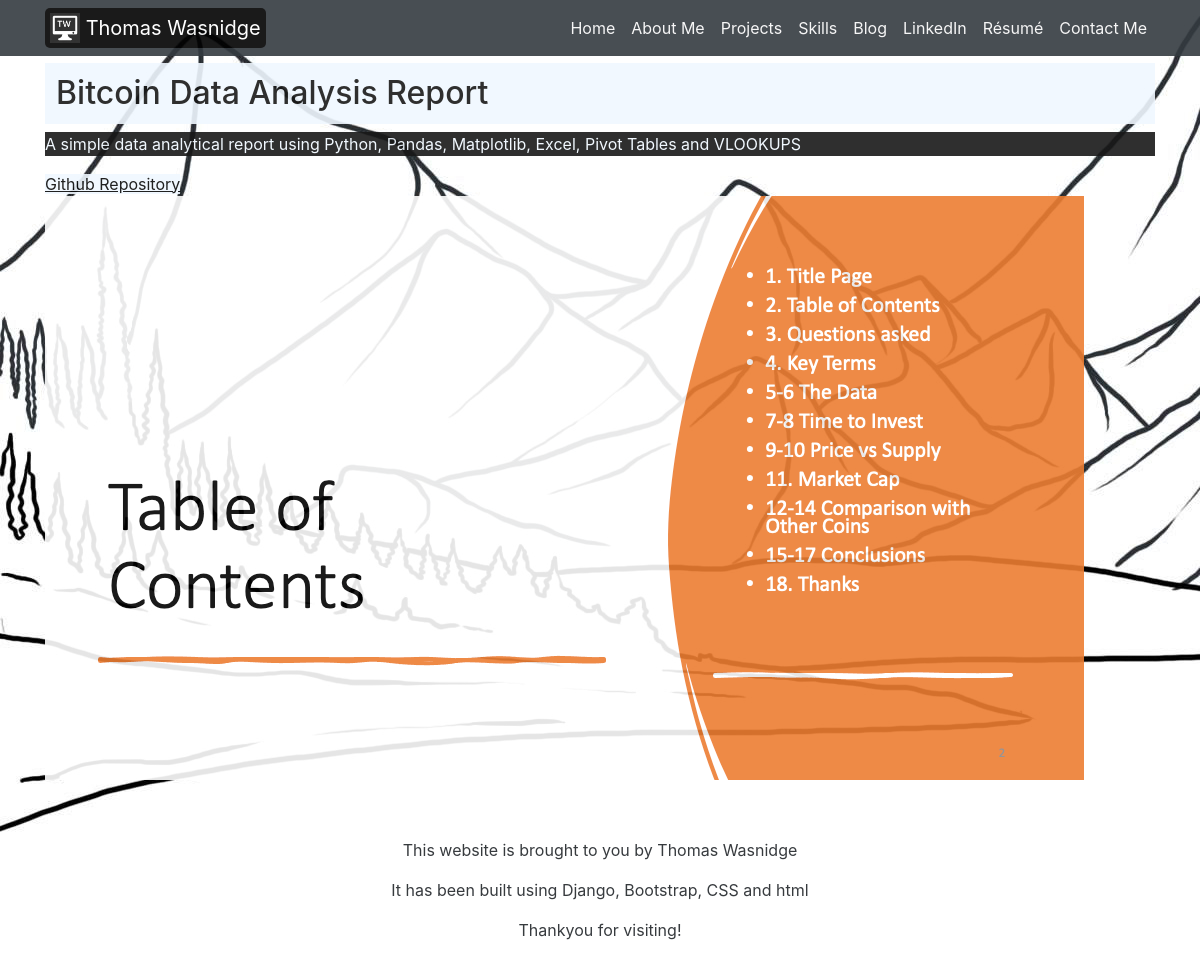
The page /1 on the database its author committed.
### portfolio/models.py (models this page shows, shortened)
class Project(models.Model):
    title = models.CharField(max_length=100)
    description = models.CharField(max_length = 500)
    image = models.ImageField(upload_to='portfolio/images/')
    url = models.URLField(blank=True)

### portfolio/views.py (the view)
# urls.py: path('<int:project_id>', views.project_detail, name='project_detail'),
def project_detail(request, project_id):
    project = get_object_or_404(Project, pk=project_id)
    return render(request, 'portfolio/project_detail.html', {'project':project})

### portfolio/templates/portfolio/project_detail.html (shortened to what this page needs)
{% extends 'portfolio/base.html' %}
{% block content %}
{% load static %}
<div class="container">
    <div id="project-detail-page">
        <h3 id="project-detail-title">{{project.title}}</h3>
        <p id="project-detail-description">{{project.description }}</p>
        {% if project.url %}
        <a id="project-detail-github-link" href="{{project.url}}" target="_blank" >Github Repository</a>
        {% endif %}
        <a href="{{project.url}}" target="_blank"><img id="project-detail-image" src='{{project.image.url}}' class="img-fluid mb-2"></a>
    </div>
</div>
{% endblock %}

### portfolio/static/portfolio/css/custom.css (style rules this page uses)
body { background-image: url('../background_image.jpg'); background-repeat: no-repeat; background-attachment: scroll; opacity: 0.9; }
#project-detail-page { padding-top: 30px; }
#project-detail-title { padding: 1%; font-size: xx-large; color: #181818; background-color: aliceblue; }
#project-detail-description { background-color: #181818; color: aliceblue; }
#project-detail-github-link { color: #080808; text-decoration: underline; background-color: aliceblue; }

### rows shown on the page
Project: title "Bitcoin Data Analysis Report", description "A simple data analytical report using Python, Pandas, Matplotlib, Excel, Pivot Tables and VLOOKUPS", image (picture)
